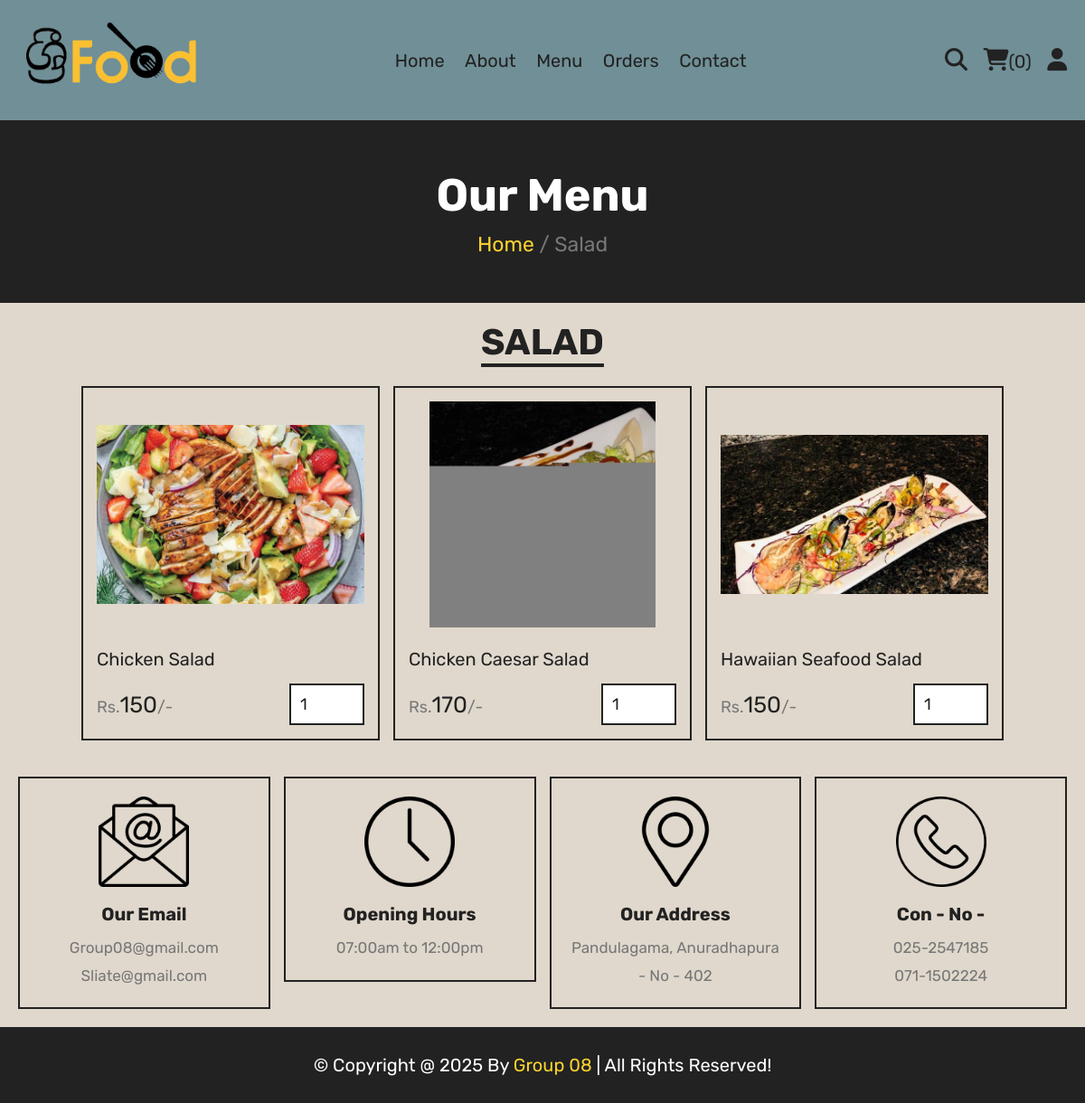
The app's page /salada.php with its own data.
### tables this page shows
CREATE TABLE `salada` (
  `id` int(100) NOT NULL,
  `name` varchar(100) NOT NULL,
  `price` int(10) NOT NULL,
  `image` varchar(100) NOT NULL,
  `category` varchar(100) NOT NULL
);

### salada.php (the view, shortened to what this page needs)
<?php
include 'components/connect.php';
?>
<!DOCTYPE html>
<html lang="en">
<head>
   <link rel="stylesheet" href="https://cdnjs.cloudflare.com/ajax/libs/font-awesome/6.1.1/css/all.min.css">
   <link rel="stylesheet" href="css/style.css">
   <link rel="stylesheet" href="css/back.css">
   <link rel="stylesheet" href="css/newbk.css">
   <link rel="stylesheet" href="aaa.css">
</head>
<body>
<?php include 'components/user_header.php'; ?>
<div class="heading">
   <h3>our menu</h3>
   <p><a href="home.php">Home</a> <span> / Salad</span></p>
</div>
<section class="products">
   <h1 class="title">Salad</h1>
   <div class="box-container">
      <?php
         $select_products = $conn->prepare("SELECT * FROM `salada`");
         $select_products->execute();
         if($select_products->rowCount() > 0){
            while($fetch_products = $select_products->fetch(PDO::FETCH_ASSOC)){
      ?>
      <form action="" method="post" class="box">
         <img src="uploaded_img/<?= $fetch_products['image']; ?>" alt="">
         <div class="name"><?= $fetch_products['name']; ?></div>
         <div class="flex">
            <div class="price"><span>Rs.</span><?= $fetch_products['price']; ?><span>/-</span></div>
            <input type="number" name="qty" class="qty" min="1" max="99" value="1" maxlength="2"">
         </div>
      </form>
      <?php
            }
         }else{
            echo '<p class="empty">no products added yet!</p>';
         }
      ?>
   </div>
</section>
<?php include 'components/footer.php'; ?>
</body>
</html>

### css/style.css (style rules this page uses)
:root { --yellow:#fed330; --red:#e74c3c; --white:#fff; --black:#222; --light-color:#777; --border:.2rem solid var(--black); }
* { font-family: 'Rubik', sans-serif; margin:0; padding:0; box-sizing: border-box; outline: none; border: none; text-decoration: none; }
html { font-size: 62.5%; overflow-x: hidden; scroll-behavior: smooth; stop-opacity: 7rem; }
section { margin:0 auto; max-width: 1200px; padding:2rem; }
.title { text-align: center; margin-bottom: 2.5rem; font-size: 4rem; color:var(--black); text-transform: uppercase; text-decoration: underline; text-underline-offset: 1rem; }
.heading { display: flex; align-items: center; justify-content: center; gap:1rem; flex-flow: column; background-color: var(--black); min-height: 20rem; }
.heading h3 { font-size: 5rem; color:var(--white); text-transform: capitalize; }
.heading p { font-size: 2.3rem; color:var(--light-color); }
.heading p a { color:var(--yellow); }
.products .box-container { display: grid; grid-template-columns: repeat(auto-fit, 33rem); justify-content: center; align-items: flex-start; gap:1.5rem; }
.products .box-container .box { border:var(--border); padding:1.5rem; position: relative; overflow: hidden; }
.products .box-container .box img { height: 25rem; width: 100%; object-fit: contain; margin-bottom: 1rem; }
.products .box-container .box .name { font-size: 2rem; color:var(--black); margin:1rem 0; }
.products .box-container .box .flex { display: flex; align-items: center; gap:1rem; margin-top: 1.5rem; }
.products .box-container .box .flex .price { margin-right: auto; font-size: 2.5rem; color:var(--black); }
.products .box-container .box .flex .price span { color:var(--light-color); font-size: 1.8rem; }
.products .box-container .box .flex .qty { padding:1rem; border:var(--border); font-size: 1.8rem; color:var(--black); }

### css/back.css (style rules this page uses)
body { background-color: lightblue; }

### css/newbk.css (style rules this page uses)
body { background-color: lightsteelblue; }

### aaa.css (style rules this page uses)
body { background-color:#E0D8CC ; }

### records on screen
salada: image (picture), name "Chicken Salad", price "150"
salada: image (picture), name "Chicken Caesar Salad", price "170"
salada: image (picture), name "Hawaiian Seafood Salad", price "150"

### other values on screen
$total_cart_items "0"
